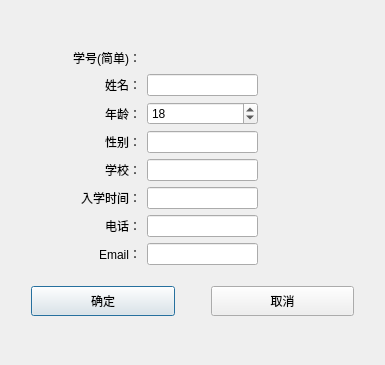
<?xml version="1.0" encoding="UTF-8"?>
<ui version="4.0">
 <class>dlg_add</class>
 <widget class="QDialog" name="dlg_add">
  <property name="enabled">
   <bool>true</bool>
  </property>
  <property name="geometry">
   <rect>
    <x>0</x>
    <y>0</y>
    <width>385</width>
    <height>365</height>
   </rect>
  </property>
  <property name="maximumSize">
   <size>
    <width>16777215</width>
    <height>365</height>
   </size>
  </property>
  <property name="windowTitle">
   <string>Dialog</string>
  </property>
  <layout class="QGridLayout" name="gridLayout">
   <item row="4" column="1">
    <widget class="QLineEdit" name="le_gender"/>
   </item>
   <item row="2" column="2">
    <spacer name="horizontalSpacer">
     <property name="orientation">
      <enum>Qt::Horizontal</enum>
     </property>
     <property name="sizeHint" stdset="0">
      <size>
       <width>40</width>
       <height>20</height>
      </size>
     </property>
    </spacer>
   </item>
   <item row="1" column="0">
    <widget class="QLabel" name="label">
     <property name="minimumSize">
      <size>
       <width>130</width>
       <height>0</height>
      </size>
     </property>
     <property name="maximumSize">
      <size>
       <width>16777215</width>
       <height>20</height>
      </size>
     </property>
     <property name="text">
      <string>学号(简单)：</string>
     </property>
     <property name="alignment">
      <set>Qt::AlignRight|Qt::AlignTrailing|Qt::AlignVCenter</set>
     </property>
    </widget>
   </item>
   <item row="2" column="1">
    <widget class="QLineEdit" name="le_name"/>
   </item>
   <item row="5" column="0">
    <widget class="QLabel" name="lschool">
     <property name="text">
      <string>学校：</string>
     </property>
     <property name="alignment">
      <set>Qt::AlignRight|Qt::AlignTrailing|Qt::AlignVCenter</set>
     </property>
    </widget>
   </item>
   <item row="7" column="0">
    <widget class="QLabel" name="lphone">
     <property name="text">
      <string>电话：</string>
     </property>
     <property name="alignment">
      <set>Qt::AlignRight|Qt::AlignTrailing|Qt::AlignVCenter</set>
     </property>
    </widget>
   </item>
   <item row="0" column="1">
    <widget class="QLabel" name="label_3">
     <property name="minimumSize">
      <size>
       <width>0</width>
       <height>30</height>
      </size>
     </property>
     <property name="text">
      <string/>
     </property>
    </widget>
   </item>
   <item row="3" column="0">
    <widget class="QLabel" name="lage">
     <property name="text">
      <string>年龄：</string>
     </property>
     <property name="alignment">
      <set>Qt::AlignRight|Qt::AlignTrailing|Qt::AlignVCenter</set>
     </property>
    </widget>
   </item>
   <item row="4" column="0">
    <widget class="QLabel" name="lgender">
     <property name="text">
      <string>性别：</string>
     </property>
     <property name="alignment">
      <set>Qt::AlignRight|Qt::AlignTrailing|Qt::AlignVCenter</set>
     </property>
    </widget>
   </item>
   <item row="6" column="1">
    <widget class="QLineEdit" name="le_time"/>
   </item>
   <item row="3" column="1">
    <widget class="QSpinBox" name="sBox_age">
     <property name="value">
      <number>18</number>
     </property>
    </widget>
   </item>
   <item row="8" column="1">
    <widget class="QLineEdit" name="le_mail"/>
   </item>
   <item row="8" column="0">
    <widget class="QLabel" name="lemail">
     <property name="text">
      <string>Email：</string>
     </property>
     <property name="alignment">
      <set>Qt::AlignRight|Qt::AlignTrailing|Qt::AlignVCenter</set>
     </property>
    </widget>
   </item>
   <item row="2" column="0">
    <widget class="QLabel" name="lname">
     <property name="minimumSize">
      <size>
       <width>130</width>
       <height>0</height>
      </size>
     </property>
     <property name="text">
      <string>姓名：</string>
     </property>
     <property name="alignment">
      <set>Qt::AlignRight|Qt::AlignTrailing|Qt::AlignVCenter</set>
     </property>
    </widget>
   </item>
   <item row="4" column="2">
    <spacer name="horizontalSpacer_4">
     <property name="orientation">
      <enum>Qt::Horizontal</enum>
     </property>
     <property name="sizeHint" stdset="0">
      <size>
       <width>40</width>
       <height>20</height>
      </size>
     </property>
    </spacer>
   </item>
   <item row="7" column="1">
    <widget class="QLineEdit" name="le_phone"/>
   </item>
   <item row="9" column="0" colspan="3">
    <widget class="QWidget" name="widget" native="true">
     <property name="minimumSize">
      <size>
       <width>0</width>
       <height>60</height>
      </size>
     </property>
     <property name="maximumSize">
      <size>
       <width>16777215</width>
       <height>60</height>
      </size>
     </property>
     <layout class="QHBoxLayout" name="horizontalLayout">
      <property name="spacing">
       <number>36</number>
      </property>
      <property name="leftMargin">
       <number>20</number>
      </property>
      <property name="rightMargin">
       <number>20</number>
      </property>
      <item>
       <widget class="QPushButton" name="btn_add">
        <property name="minimumSize">
         <size>
          <width>50</width>
          <height>30</height>
         </size>
        </property>
        <property name="layoutDirection">
         <enum>Qt::LeftToRight</enum>
        </property>
        <property name="text">
         <string>确定</string>
        </property>
       </widget>
      </item>
      <item>
       <widget class="QPushButton" name="btn_canncel">
        <property name="minimumSize">
         <size>
          <width>50</width>
          <height>30</height>
         </size>
        </property>
        <property name="text">
         <string>取消</string>
        </property>
       </widget>
      </item>
     </layout>
    </widget>
   </item>
   <item row="3" column="2">
    <spacer name="horizontalSpacer_3">
     <property name="orientation">
      <enum>Qt::Horizontal</enum>
     </property>
     <property name="sizeHint" stdset="0">
      <size>
       <width>40</width>
       <height>20</height>
      </size>
     </property>
    </spacer>
   </item>
   <item row="1" column="1">
    <widget class="QLabel" name="label_2">
     <property name="text">
      <string/>
     </property>
    </widget>
   </item>
   <item row="6" column="0">
    <widget class="QLabel" name="ltime">
     <property name="text">
      <string>入学时间：</string>
     </property>
     <property name="alignment">
      <set>Qt::AlignRight|Qt::AlignTrailing|Qt::AlignVCenter</set>
     </property>
    </widget>
   </item>
   <item row="5" column="1">
    <widget class="QLineEdit" name="le_school"/>
   </item>
   <item row="10" column="1">
    <widget class="QLabel" name="label_4">
     <property name="minimumSize">
      <size>
       <width>0</width>
       <height>17</height>
      </size>
     </property>
     <property name="maximumSize">
      <size>
       <width>16777215</width>
       <height>10</height>
      </size>
     </property>
     <property name="text">
      <string/>
     </property>
    </widget>
   </item>
  </layout>
 </widget>
 <resources/>
 <connections/>
</ui>
